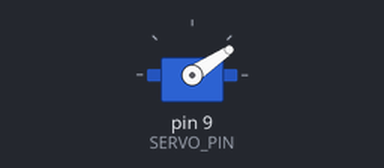
A sketch run on a simulated Arduino Uno, built with avr-gcc and run on an emulated ATmega328P. Shown: servo.

Above: at 0.05 s.
At 1.35 s:
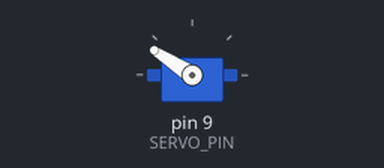
At 2.7 s:
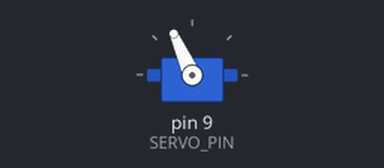
At 5.4 s:
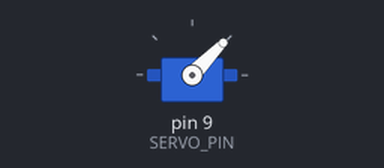
Timing chart, 0 to 7.9 s (numbered marks = the images above):
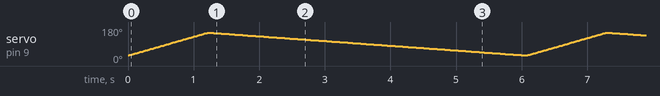

The sketch:

arduino_servomotor_speedControl.ino
```cpp
/*-----------------------------------------------------------------------------
arduino_servomotor_speedControl.ino

Demonstrates controlling the speed of a hobby-style servomotor

Adapted from the SparkFun Inventor's Kit example code, their orignal comments
are also provided below
  * https://www.sparkfun.com/products/12060

Uses the Servo Library, provided with base Arduino IDE install:
  * https://www.arduino.cc/en/reference/servo

Created: 02/11/16
   - Joshua Vaughan
   - joshua.vaughan@louisiana.edu
   - http://www.ucs.louisiana.edu/~jev9637

 Modified:
   *
-----------------------------------------------------------------------------*/

/*---- Original Premable from Sparkfun ----------------------------------------
SparkFun Inventor's Kit
Example sketch 08

SINGLE SERVO

  Sweep a servo back and forth through its full range of motion.

  A "servo", short for servomotor, is a motor that includes
  feedback circuitry that allows it to be commanded to move to
  specific positions. This one is very small, but larger servos
  are used extensively in robotics to control mechanical arms,
  hands, etc. You could use it to make a (tiny) robot arm,
  aircraft control surface, or anywhere something needs to be
  moved to specific positions.

Hardware connections:

  The servo has a cable attached to it with three wires.
  Because the cable ends in a socket, you can use jumper wires
  to connect between the Arduino and the servo. Just plug the
  jumper wires directly into the socket.

  Connect the RED wire (power) to 5 Volts (5V)
  Connect the WHITE wire (signal) to digital pin 9
  Connect the BLACK wire (ground) to ground (GND)

  Note that servos can use a lot of power, which can cause your
  Arduino to reset or behave erratically. If you're using large
  servos or many of them, it's best to provide them with their
  own separate 5V supply. See this Arduino Forum thread for info:
  http://www.arduino.cc/cgi-bin/yabb2/YaBB.pl?num=1239464763

This sketch was written by SparkFun Electronics,
with lots of help from the Arduino community.
This code is completely free for any use.
Visit http://learn.sparkfun.com/products/2 for SIK information.
Visit http://www.arduino.cc to learn about the Arduino.

Version 2.0 6/2012 MDG
------ Original Premable from Sparkfun --------------------------------------*/

// Once you "include" a library, you'll have access to those functions.
#include <Servo.h>          // include the servo library

const byte SERVO_PIN = 9;   // Define the pin teh servo is attached to

// Now we'll create a servo "object", called myservo. You should
// create one of these for each servo you want to control.
// You can control a maximum of twelve servos on the Uno
// using this library. (Other servo libraries may let you
// control more). Note that this library disables PWM on
// pins 9 and 10!

Servo servo_9;  // create the servo control object

// This is always run once when the sketch starts
// Use to initialize variables, pin modes, libraries, communication, etc
void setup()
{
  // Attach the servo_9 object to digital pin 9.
  // If you want to control more than one servo, attach more
  // servo objects to the desired digital pins.

  // Attach tells the Arduino to begin sending control signals
  // to the servo. Servos require a continuous stream of control
  // signals, even if you're not currently moving them.
  // While the servo is being controlled, it will hold its
  // current position with some force. If you ever want to
  // release the servo (allowing it to be turned by hand),
  // you can call servo1.detach().

  servo_9.attach(SERVO_PIN);
}


void loop()
{
    int servo_angle;  // Define a variable to hold the desired servo angle

    servo_9.write(30);  // Move the servo to 30 deg to set up the code below

   // Change position at a slower speed:

    // To slow down the servo's motion, we'll use a for() loop
    // to give a series intermediate positions, with delays between them.
    // The step size and delay can be changed to make the servo slow down
    // or speed up. Note that the servo can't move faster than its full
    // speed, so you can't update it any faster than every 20ms.

    // Tell servo to go to 150 degrees, stepping by two degrees every 20ms
    for (servo_angle = 30; servo_angle <= 150; servo_angle += 2)
    {
        servo_9.write(servo_angle);  // Move to next position
        delay(20);                   // Short pause to allow it to move
    }

    // Tell servo to go to 30 degrees, stepping by one degree every 40ms
    for (servo_angle = 150; servo_angle >= 30; servo_angle -= 1)
    {
        servo_9.write(servo_angle);  // Move to next position
        delay(40);                   // Short pause to allow it to move
    }
}
```
